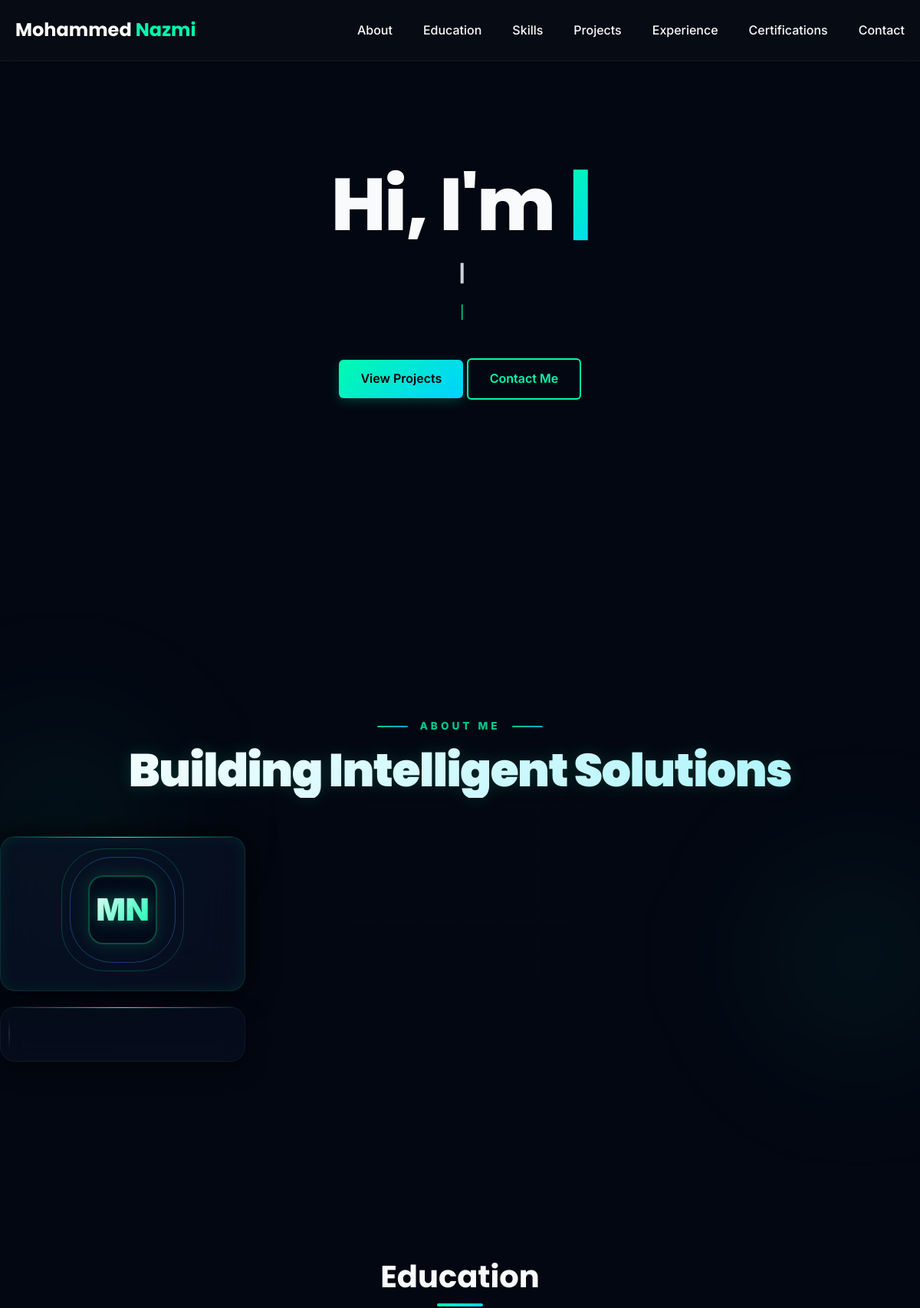
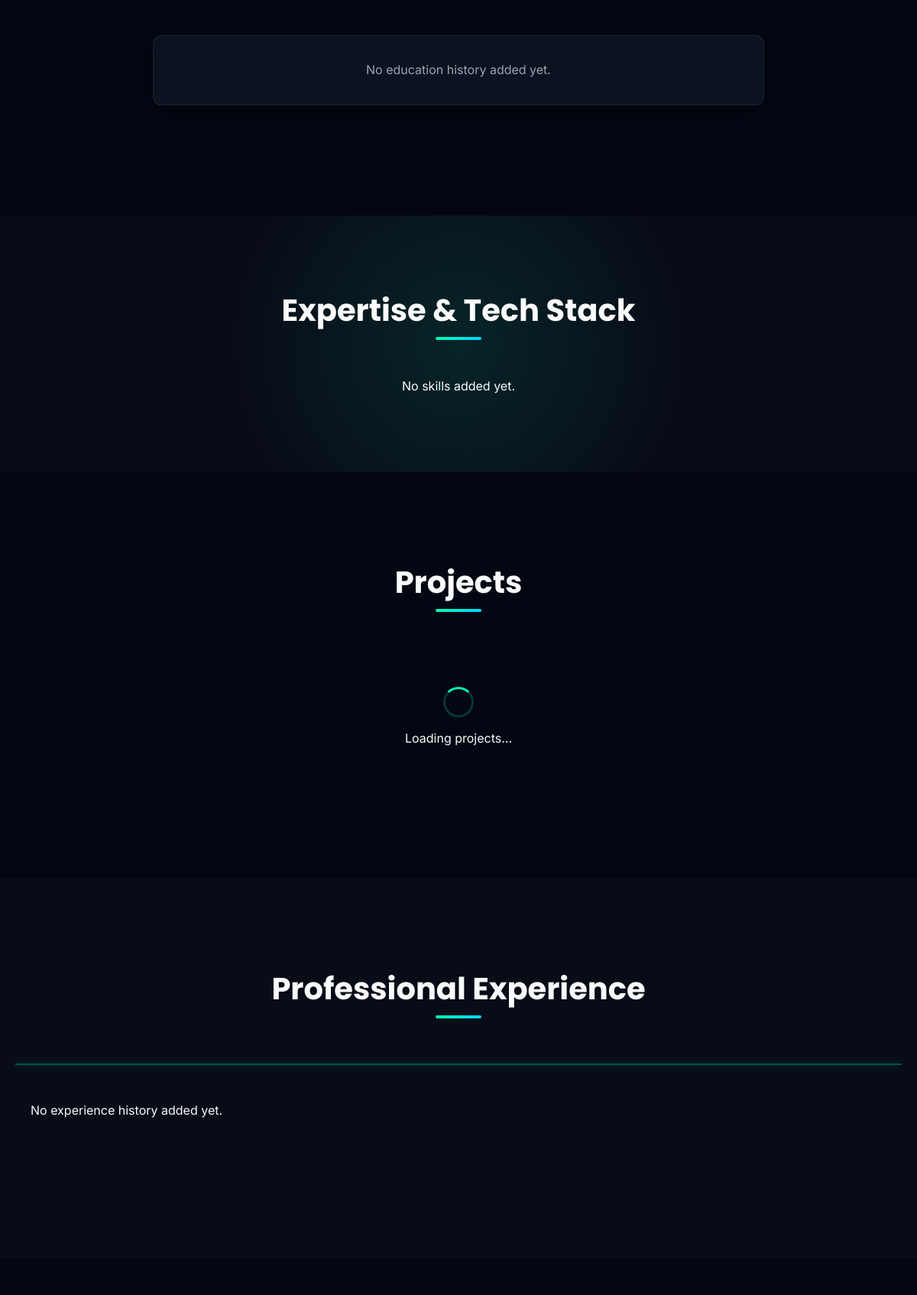
The page / (upper part) on the database its author committed (2 pictures, top to bottom).
### models/models.py (models this page shows, shortened)
class SiteContent(db.Model):
    __tablename__ = 'site_content'
    id = db.Column(db.Integer, primary_key=True)
    name = db.Column(db.String(100), nullable=False)
    title = db.Column(db.String(200), nullable=False)
    tagline = db.Column(db.Text, nullable=False)
    about = db.Column(db.Text, nullable=False)
    about_title = db.Column(db.String(200), nullable=True)
    about_subtitle = db.Column(db.String(100), nullable=True)
    about_initials = db.Column(db.String(10), nullable=True)
    looking_for_1 = db.Column(db.String(100), nullable=True)
    looking_for_2 = db.Column(db.String(100), nullable=True)
    stat1_value = db.Column(db.String(50), nullable=True)
    stat1_label = db.Column(db.String(50), nullable=True)
    stat2_value = db.Column(db.String(50), nullable=True)
    stat2_label = db.Column(db.String(50), nullable=True)
    stat3_value = db.Column(db.String(50), nullable=True)
    stat3_label = db.Column(db.String(50), nullable=True)
    section1_title = db.Column(db.String(100), nullable=True)
    section1_desc = db.Column(db.Text, nullable=True)
    section2_title = db.Column(db.String(100), nullable=True)
    section2_desc = db.Column(db.Text, nullable=True)
    section3_title = db.Column(db.String(100), nullable=True)
    section3_desc = db.Column(db.Text, nullable=True)
    email = db.Column(db.String(120), nullable=False)
    phone = db.Column(db.String(50), nullable=False)
    skills = db.Column(db.Text, nullable=False) # Comma-separated
    github_link = db.Column(db.String(255), nullable=True)
    linkedin_link = db.Column(db.String(255), nullable=True)
    whatsapp = db.Column(db.String(50), nullable=True)
    address = db.Column(db.String(255), nullable=True)
    resume_url = db.Column(db.Text, nullable=True)
    updated_at = db.Column(db.DateTime, default=datetime.utcnow, onupdate=datetime.utcnow)

### routes/public.py (the view)
@public_bp.route('/', methods=['GET'])
def index():
    try:
        site = SiteContent.query.first()
        educations = Education.query.order_by(Education.created_at.desc()).all()
        experiences = Experience.query.order_by(Experience.created_at.desc()).all()
        certificates = Certificate.query.order_by(Certificate.created_at.desc()).all()
        all_skills = Skill.query.all()
    except:
        site = None
        educations = []
        experiences = []
        certificates = []
        all_skills = []
    skills_by_category = {}
    for skill in all_skills:
        if skill.category not in skills_by_category:
            skills_by_category[skill.category] = []
        skills_by_category[skill.category].append(skill)
    return render_template('index.html',
                         site=site,
                         educations=educations,
                         experiences=experiences,
                         certificates=certificates,
                         skills_by_category=skills_by_category)

### templates/index.html (shortened to what this page needs)
{% extends 'base.html' %}
{% block content %}
<section id="hero" class="hero-section">
    <div class="hero-content">
        <h1 class="reveal reveal-up">Hi, I'm <span id="hero-name" class="highlight" data-text="{{ site.name if site else 'Mohammed Nazmi A' }}"></span></h1>
        <h2 id="hero-title" class="reveal reveal-up stagger-1" data-text="{{ site.title if site else 'FullStackDeveloper(Backend&Frontend)|SEO' }}" style="min-height: 1.2em;"></h2>
        <p id="hero-tagline" class="reveal reveal-up stagger-2" data-text="{{ site.tagline if site else 'Building scalable full-stack applications with optimized SEO, robust backend systems, and data-driven insights using MySQL, NumPy, and Pandas.' }}"></p>
        <div class="hero-buttons reveal reveal-up stagger-3">
            <a href="#projects" class="btn btn-primary">View Projects</a>
            <a href="#contact" class="btn btn-outline">Contact Me</a>
        </div>
    </div>
</section>
<section id="about" class="section about-section-premium">
    <div class="glow-orb orb-1"></div>
    <div class="glow-orb orb-2"></div>
    <div class="section-container">
        <div class="about-header-group reveal reveal-up">
            <span class="about-subtitle-modern">{{ site.about_subtitle if site and site.about_subtitle else 'ABOUT ME' }}</span>
            <h2 class="about-title-premium" data-text="{{ site.about_title if site and site.about_title else 'Building Intelligent Solutions' }}">{{ site.about_title if site and site.about_title else 'Building Intelligent Solutions' }}</h2>
        </div>
        <div class="about-grid-premium">
            <div class="about-left-col">
                <div class="about-profile-card reveal reveal-left">
                    <div class="profile-avatar-container">
                        <div class="avatar-circle">
                            <span class="initials-text">{{ site.about_initials if site and site.about_initials else 'MN' }}</span>
                        </div>
                    </div>
                </div>
                <div class="about-stats-bar reveal reveal-left stagger-1">
                </div>
            </div>
        </div>
    </div>
</section>
<section id="education" class="section">
    <div class="section-container">
        <h2 class="section-title reveal reveal-up">Education</h2>
        <div class="education-content reveal">
            {% if educations %}
                {% for edu in educations %}
                <div class="education-item reveal {{ 'reveal-left' if loop.index % 2 != 0 else 'reveal-right' }} stagger-{{ (loop.index % 5) + 1 }}">
                    <div class="education-header">
                        <div class="education-title">
                            <h3>{{ edu.degree }}</h3>
                            <h4>{{ edu.institution }}</h4>
                        </div>
                        <span class="education-date">{{ edu.date_range }}</span>
                    </div>
                    <p>{{ edu.description }}</p>
                </div>
                {% endfor %}
            {% else %}
                <div class="education-item">
                    <p style="text-align: center;">No education history added yet.</p>
                </div>
            {% endif %}
        </div>
    </div>
</section>
<section id="skills" class="section bg-darker premium-tech-section">
    <div class="section-container">
        <h2 class="section-title reveal reveal-up">Expertise & Tech Stack</h2>
        <div class="tech-stack-premium reveal">
            {% if skills_by_category %}
                {% for category, skills in skills_by_category.items() %}
                <div class="tech-category-group reveal reveal-up stagger-{{ loop.index }}">
                    <h3 class="category-title-modern">{{ category }}</h3>
                    <div class="tech-grid-modern">
                        {% for skill in skills %}
                            <div class="skill-card-futuristic" data-tilt data-tilt-max="15" data-tilt-speed="400" data-tilt-glare data-tilt-max-glare="0.2">
                                <div class="card-glow"></div>
                                <div class="card-content">
                                    <div class="skill-icon-wrapper">
                                        {% if skill.image_url %}
                                            <img src="{{ skill.image_url }}" alt="{{ skill.name }}" class="skill-custom-logo">
                                        {% elif skill.devicon_name %}
                                            <i class="devicon-{{ skill.devicon_name }} colored skill-icon"></i>
                                        {% else %}
                                            <i class="{{ skill.icon_class if skill.icon_class else 'fas fa-code' }} skill-icon"></i>
                                        {% endif %}
                                    </div>
                                    <h4 class="skill-name">{{ skill.name }}</h4>
                                    <p class="skill-mini-desc">{{ skill.description if skill.description else 'Professional expertise in ' ~ skill.name ~ '.' }}</p>
                                </div>
                            </div>
                        {% endfor %}
                    </div>
                </div>
                {% endfor %}
            {% else %}
                <p style="text-align: center; width: 100%;">No skills added yet.</p>
            {% endif %}
        </div>
    </div>
</section>
<section id="projects" class="section">
    <div class="section-container">
        <h2 class="section-title reveal reveal-up">Projects</h2>
        <div id="loading-spinner" class="spinner-container">
            <div class="spinner"></div>
            <p>Loading projects...</p>
        </div>
    </div>
</section>
<section id="experience" class="section bg-darker">
    <div class="section-container">
        <h2 class="section-title reveal reveal-up">Professional Experience</h2>
        <div class="experience-milestone-outer-container reveal">
            <div class="experience-milestone-wrapper">
                <div class="milestone-line"></div>
                {% if experiences %}
                    {% for exp in experiences|reverse %}
                    <div class="experience-milestone">
                        <div class="milestone-year-bg">{{ exp.date_range.split('-')[0]|trim if '-' in exp.date_range else exp.date_range.split(' ')[0]|trim }}</div>
                        <div class="milestone-dot-outer">
                            <div class="milestone-dot-inner"></div>
                        </div>
                        <div class="experience-card-premium">
                            <div class="card-glow-overlay"></div>
                            <div class="card-inner-content">
                                <span class="exp-date-label">{{ exp.date_range }}</span>
                                <h3 class="exp-title-premium">{{ exp.job_title }}</h3>
                                <h4 class="exp-company-premium">{{ exp.company }}</h4>
                                <p class="exp-desc-premium">{{ exp.description }}</p>
                            </div>
                        </div>
                    </div>
                    {% endfor %}
                    <div class="milestone-spacer"></div>
                    {% for exp in experiences|reverse %}
                    <div class="experience-milestone">
                        <div class="milestone-year-bg">{{ exp.date_range.split('-')[0]|trim if '-' in exp.date_range else exp.date_range.split(' ')[0]|trim }}</div>
                        <div class="milestone-dot-outer">
                            <div class="milestone-dot-inner"></div>
                        </div>
                        <div class="experience-card-premium">
                            <div class="card-glow-overlay"></div>
                            <div class="card-inner-content">
                                <span class="exp-date-label">{{ exp.date_range }}</span>
                                <h3 class="exp-title-premium">{{ exp.job_title }}</h3>
                                <h4 class="exp-company-premium">{{ exp.company }}</h4>
                                <p class="exp-desc-premium">{{ exp.description }}</p>
                            </div>
                        </div>
                    </div>
                    {% endfor %}
                    <div class="milestone-spacer"></div>
                {% else %}
                    <p style="text-align: center; width: 100%;">No experience history added yet.</p>
                {% endif %}
            </div>
        </div>
    </div>
</section>
<section id="certificates" class="section">
</section>
{% endblock %}

### rows shown on the page
SiteContent: about_subtitle "ABOUT ME", about_title "Building Intelligent Solutions", about_initials "MN"
